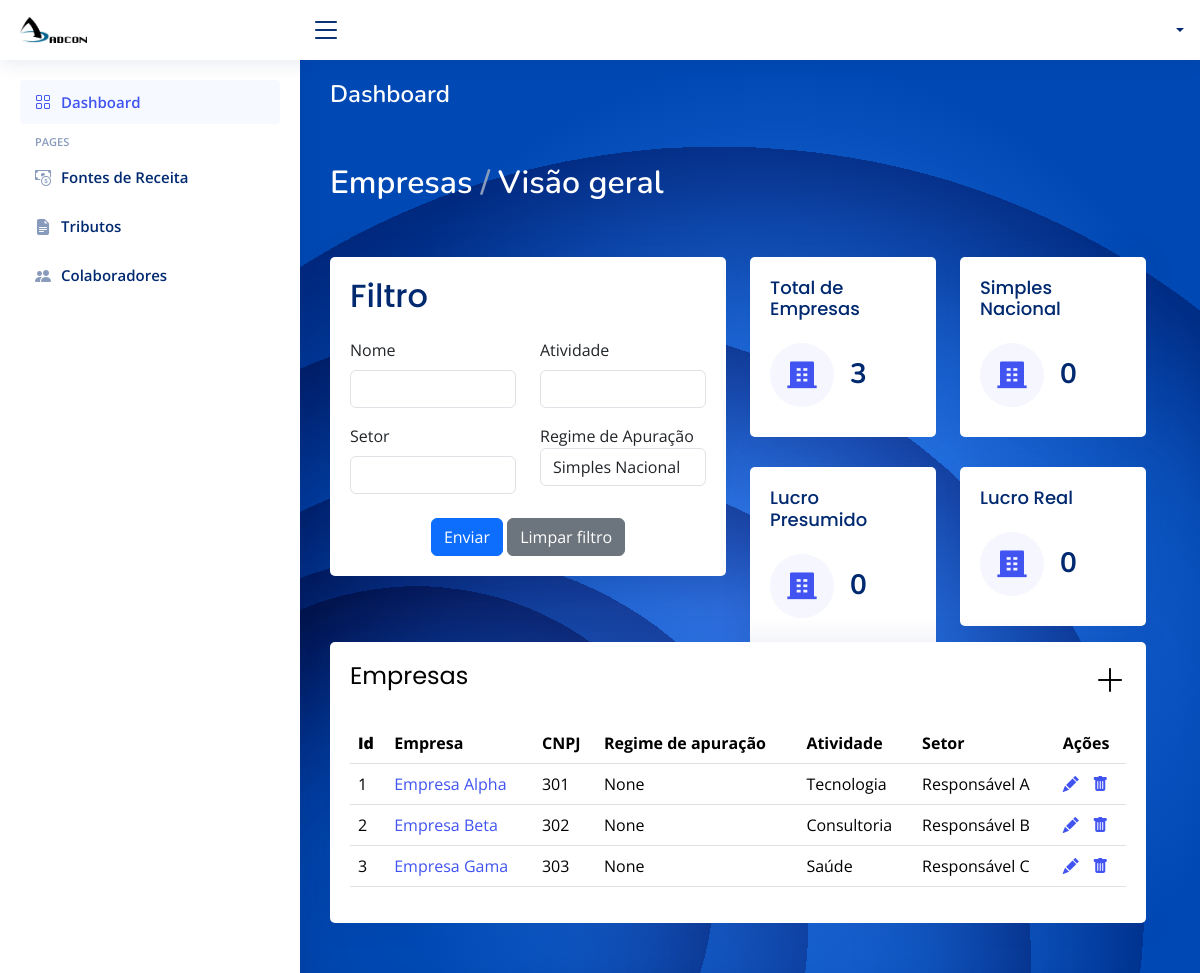
The page /index on the database as committed earlier.
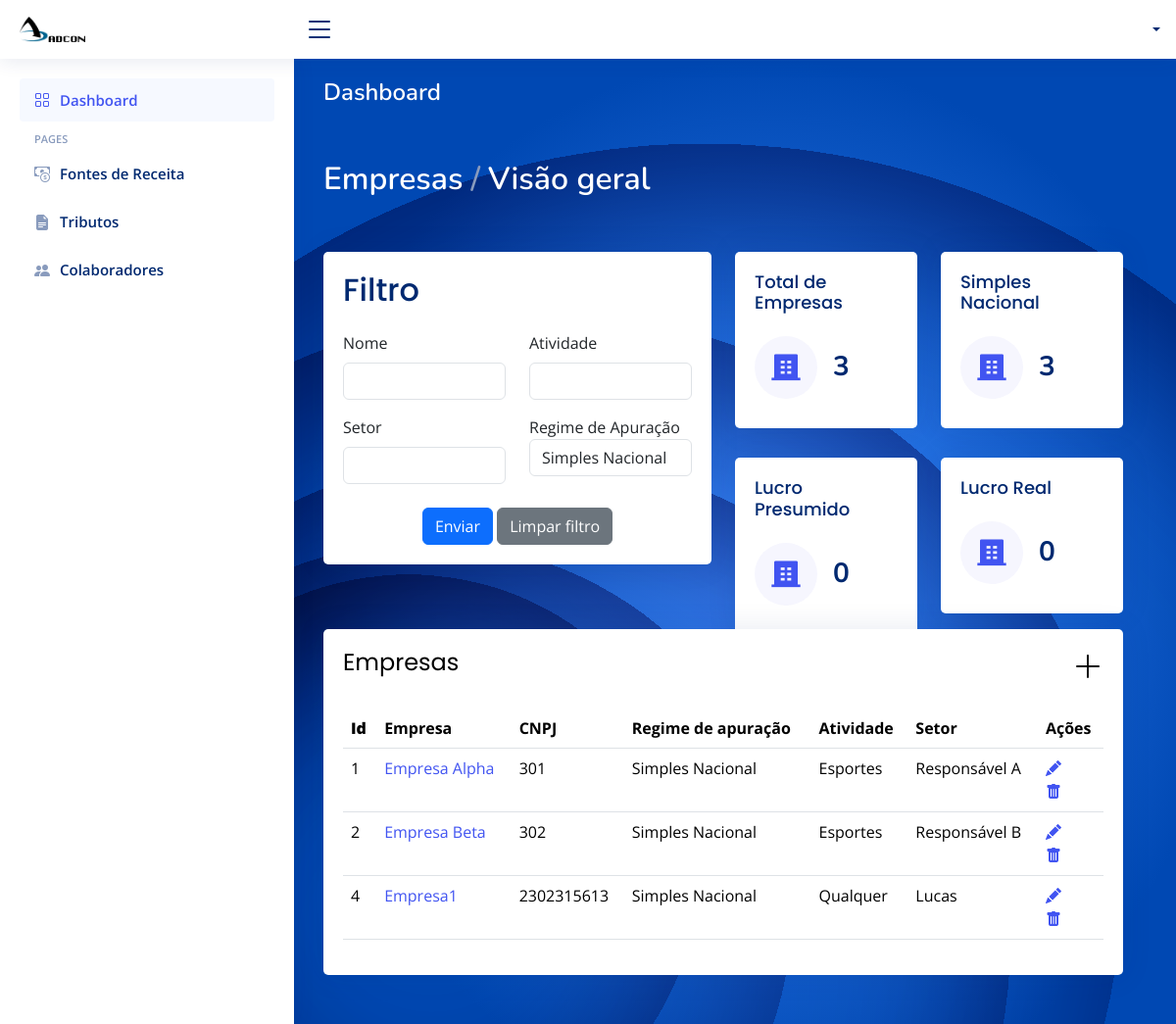
The same page on the database as committed later.
### app/models.py (models this page shows)
class Empresa(models.Model):
    id_empresa = models.AutoField(primary_key=True)
    nome = models.CharField(max_length=100, null=True, blank=True)
    responsaveis = models.CharField(max_length=100, null=True, blank=True)
    atividade = models.CharField(max_length=100, null=True, blank=True)
    cnpj_federal = models.ForeignKey(Federal, on_delete=models.CASCADE)
    ie_estadual = models.ForeignKey(Estadual, on_delete=models.CASCADE)
    ccm_municipal = models.ForeignKey(Municipal, on_delete=models.CASCADE)
    regime_apuracao = models.CharField(max_length=100, null=True, blank=True)

### app/views.py (the view)
# urls.py: path("", index, name='index'),
def index(request):
    nome = request.GET.get('nome')
    atividade = request.GET.get('atividade')
    responsavel = request.GET.get('responsavel')
    regime_apuracao = request.GET.get('regime_apuracao')
    empresas_lucro_real = Empresa.objects.filter(regime_apuracao='Lucro Real').count()
    empresas_simples_nacional = Empresa.objects.filter(regime_apuracao='Simples Nacional').count()
    empresas_lucro_presumido = Empresa.objects.filter(regime_apuracao='Lucro Presumido').count()
    empresas = Empresa.objects.all()
    if nome:
        empresas = empresas.filter(nome__icontains=nome)
    if atividade:
        empresas = empresas.filter(atividade__icontains=atividade)
    if responsavel:
        empresas = empresas.filter(responsavel__icontains=responsavel)
    if regime_apuracao:
        empresas = empresas.filter(regime_apuracao=regime_apuracao)
    return render(request, 'frontend/index.html', {
        'empresas': empresas,
        'empresas_lucro_real': empresas_lucro_real,
        'empresas_simples_nacional': empresas_simples_nacional,
        'empresas_lucro_presumido': empresas_lucro_presumido
    })

### app/templates/frontend/index.html (shortened to what this page needs)
<!DOCTYPE html>
<html lang="en">
{% load static %}
<head>
  <link href="{% static "vendor/bootstrap/css/bootstrap.min.css" %}" rel="stylesheet">
  <link href="{% static "vendor/bootstrap-icons/bootstrap-icons.css" %}" rel="stylesheet">
  <link href="{% static "vendor/boxicons/css/boxicons.min.css" %}" rel="stylesheet">
  <link href="{% static "vendor/quill/quill.snow.css" %}" rel="stylesheet">
  <link href="{% static "vendor/quill/quill.bubble.css" %}" rel="stylesheet">
  <link href="{% static "vendor/remixicon/remixicon.css" %}" rel="stylesheet">
  <link href="{% static "vendor/simple-datatables/style.css" %}" rel="stylesheet">
  <link href="{% static "css/style.css" %}" rel="stylesheet">
</head>
<body>
  <header id="header" class="header fixed-top d-flex align-items-center">
    <div class="d-flex align-items-center justify-content-between">
      <a href="{% url 'index' %}" class="logo d-flex align-items-center">
        <img src="{% static "img/logo.png" %}" alt="" >
      </a>
      <i class="bi bi-list toggle-sidebar-btn"></i>
    </div>
    <nav class="header-nav ms-auto">
      <ul class="d-flex align-items-center">
        <li class="nav-item dropdown pe-3">
          <a class="nav-link nav-profile d-flex align-items-center pe-0" href="#" data-bs-toggle="dropdown">
            <span class="d-none d-md-block dropdown-toggle ps-2">{{user.username}}</span>
          </a>
        </li>
      </ul>
    </nav>
  </header>
  <aside id="sidebar" class="sidebar">
    <ul class="sidebar-nav" id="sidebar-nav">
      <li class="nav-item">
        <a class="nav-link " href="{% url 'index' %}">
          <i class="bi bi-grid"></i>
          <span>Dashboard</span>
        </a>
      </li>
      <li class="nav-heading">Pages</li>
      <li class="nav-item">
        <a class="nav-link collapsed" href="{% url 'fontes_receitas' %}">
          <i class="bi bi-cash-coin"></i>
          <span>Fontes de Receita</span>
        </a>
      </li>
      <li class="nav-item">
        <a class="nav-link collapsed" href="{% url 'tributos' %}">
          <i class="bi bi-file-earmark-text-fill"></i>
          <span>Tributos</span>
        </a>
      </li>
      <li class="nav-item">
        <a class="nav-link collapsed" href={% url 'colaboradores' %}>
          <i class="bi bi-people-fill"></i>
          <span>Colaboradores</span>
        </a>
      </li>
    </ul>
  </aside>
  <main id="main" class="main" style="background-image: url('{% static "img/graphic-side.svg" %}');">
    <div class="pagetitle">
      <h1 style="color: white;">Dashboard</h1>
      <nav>
        <ol class="breadcrumb" style="margin-bottom: 50px; margin-top: 50px; font-size: xx-large;">
          <li class="breadcrumb-item" style="color: white;">Empresas</li>
          <li class="breadcrumb-item" style="color: white;" >Visão geral</li>
        </ol>
      </nav>
    </div>
    <section class="section dashboard">
      <div class="row">
        <div class="row" style="height: 385px; margin-bottom: 0%;">
          <div class="col-lg-6">
            <div class="card" style="width: 100%; padding-bottom: 0px;">
              <div class="card-body">
                <h5 class="card-title" style="font-size: xx-large;">Filtro</h5>
                <form action="{% url 'index' %}" method="GET"> {% csrf_token %}
                  <div class="row mb-3">
                    <div class="col-sm-6">
                      <label for="inputText" class="form-label">Nome</label>
                      <input type="text" class="form-control" id="inputText" name="nome">
                    </div>
                    <div class="col-sm-6">
                      <label for="inputText" class="form-label">Atividade</label>
                      <input type="text" class="form-control" id="inputText" name="atividade">
                    </div>
                  </div>
                  <div class="row mb-3">
                    <div class="col-sm-6">
                      <label for="inputPassword" class="form-label">Setor</label>
                      <input type="password" class="form-control" id="inputPassword" name="responsavel">
                    </div>
                    <div class="col-sm-6 mb-3">
                      <label for="regimeApuracao">Regime de Apuração</label>
                          <select class="form-control" id="regimeApuracao" data-value="regime_apuracao">
                            <option value="Simples Nacional">Simples Nacional</option>
                          </select>
                    </div>
                  </div>
                  <div class="text-center">
                    <button type="submit" class="btn btn-primary">Enviar</button>
                    <button type="reset" class="btn btn-secondary">Limpar filtro</button>
                  </div>
                </form>
              </div>
            </div>
          </div>
          <div class="col-lg-6">
            <div class="row mb-3" style="padding-bottom: 0%; height: 43%;">
              <div class="col-xxl-6 col-md-6">
                <div class="card info-card sales-card">
                  <div class="card-body">
                    <h5 class="card-title">Total de Empresas</h5>
                    <div class="d-flex align-items-center">
                      <div class="card-icon rounded-circle d-flex align-items-center justify-content-center">
                      </div>
                      <div class="ps-3">
                        <h6>{{ empresas.count }}</h6>
                      </div>
                    </div>
                  </div>
                </div>
              </div>
              <div class="col-xxl-6 col-md-6">
                <div class="card info-card sales-card">
                  <div class="card-body">
                    <h5 class="card-title">Simples Nacional</h5>
                    <div class="d-flex align-items-center">
                      <div class="card-icon rounded-circle d-flex align-items-center justify-content-center">
                      </div>
                      <div class="ps-3">
                        <h6>{{ empresas_simples_nacional }}</h6>
                      </div>
                    </div>
                  </div>
                </div>
              </div>
            </div>
            <div class="row mb-3">
              <div class="col-xxl-6 col-md-6">
                <div class="card info-card sales-card">
                  <div class="card-body">
                    <h5 class="card-title">Lucro Presumido</h5>
                    <div class="d-flex align-items-center">
                      <div class="card-icon rounded-circle d-flex align-items-center justify-content-center">
                      </div>
                      <div class="ps-3">
                        <h6>{{ empresas_lucro_presumido }}</h6>
                      </div>
                    </div>
                  </div>
                </div>
              </div>
              <div class="col-xxl-6 col-md-6">
                <div class="card info-card sales-card">
                  <div class="card-body">
                    <h5 class="card-title">Lucro Real</h5>
                    <div class="d-flex align-items-center">
                      <div class="card-icon rounded-circle d-flex align-items-center justify-content-center">
                      </div>
                      <div class="ps-3">
                        <h6>{{ empresas_lucro_real }}</h6>
                      </div>
                    </div>
                  </div>
                </div>
              </div>
            </div>
          </div>
        </div>
        <div class="row">
          <div class="col-lg-12">
            <div class="card">
              <div class="card-body">
                <h5 class="card-title" style="display: flex; justify-content: space-between;">
                  <span style="font-size: x-large; color: rgb(0, 0, 0);">Empresas</span>
                  <a href="{% url 'criar_empresa' %}">
                    <i style="font-size: 2rem; color: black;" class="bi bi-plus-lg"></i>
                  </a>
              </h5>
                <table class="table datatable">
                  <thead>
                    <tr>
                      <th>
                        <b>Id</b>
                      </th>
                      <th>Empresa</th>
                      <th>CNPJ</th>
                      <th>Regime de apuração</th>
                      <th>Atividade</th>
                      <th>Setor</th>
                      <th>Ações</th>
                    </tr>
                  </thead>
                  <tbody>
                  {% for empresa in empresas %}
                    <tr>
                      <td>{{ empresa.id_empresa }}</td>
                      <td><a href="{% url 'exibirempresas' empresa_id=empresa.id_empresa %}">{{ empresa.nome }}</a></td>
                      <td>{{ empresa.cnpj_federal_id }}</td>
                      <td>{{ empresa.regime_apuracao }}</td>
                      <td>{{ empresa.atividade }}</td>
                      <td>{{ empresa.responsaveis }}</td>
                      <td>
                        <a href="{% url 'editar_empresa' empresa_id=empresa.id_empresa %}"><i class="bi bi-pencil-fill" style="margin-right: 17%; margin-left: 0%;"></i></a>
                        <a href="{% url 'deletar_empresa' empresa_id=empresa.id_empresa %}"><i class="bi bi-trash-fill" style="margin-right: 17%;"></i></a>
                      </td>
                    </tr>
                  {% endfor %}
                  </tbody>
                </table>
              </div>
            </div>
          </div>
        </div>
          </div>
    </section>
  </main>
</body>
</html>

### app/static/css/style.css (style rules this page uses)
:root { scroll-behavior: smooth; }
body { font-family: "Open Sans", sans-serif; background: #f6f9ff; color: #444444; }
a { color: #4154f1; text-decoration: none; }
h1, h2, h3, h4, h5, h6 { font-family: "Nunito", sans-serif; }
#main { margin-top: 60px; padding: 20px 30px; transition: all 0.3s; }
.pagetitle { margin-bottom: 10px; }
.pagetitle h1 { font-size: 24px; margin-bottom: 0; font-weight: 600; color: #012970; }
.card { margin-bottom: 30px; border: none; border-radius: 5px; box-shadow: 0px 0 30px rgba(1, 41, 112, 0.1); }
.card-title { padding: 20px 0 15px 0; font-size: 18px; font-weight: 500; color: #012970; font-family: "Poppins", sans-serif; }
.card-title span { color: #899bbd; font-size: 14px; font-weight: 400; }
.card-body { padding: 0 20px 20px 20px; }
.breadcrumb { font-size: 14px; font-family: "Nunito", sans-serif; color: #899bbd; font-weight: 600; }
.breadcrumb .breadcrumb-item::before { color: #899bbd; }
.logo { line-height: 1; }
@media (min-width: 1200px) { .logo { width: 280px; } }
.logo img { max-height: 26px; margin-right: 6px; }
.header { transition: all 0.5s; z-index: 997; height: 60px; box-shadow: 0px 2px 20px rgba(1, 41, 112, 0.1); background-color: #fff; padding-left: 20px; }
.header .toggle-sidebar-btn { font-size: 32px; padding-left: 10px; cursor: pointer; color: #012970; }
.header-nav ul { list-style: none; }
.header-nav>ul { margin: 0; padding: 0; }
.header-nav .nav-profile { color: #012970; }
.header-nav .nav-profile span { font-size: 14px; font-weight: 600; }
.sidebar { position: fixed; top: 60px; left: 0; bottom: 0; width: 300px; z-index: 996; transition: all 0.3s; padding: 20px; overflow-y: auto; scrollbar-width: thin; scrollbar-color: #aab7cf transparent; box-shadow: 0px 0px 20px rgba(1, 41, 112, 0.1); background-color: #fff; }
@media (min-width: 1200px) { #main, #footer { margin-left: 300px; } }
.sidebar-nav { padding: 0; margin: 0; list-style: none; }
.sidebar-nav li { padding: 0; margin: 0; list-style: none; }
.sidebar-nav .nav-item { margin-bottom: 5px; }
.sidebar-nav .nav-heading { font-size: 11px; text-transform: uppercase; color: #899bbd; font-weight: 600; margin: 10px 0 5px 15px; }
.sidebar-nav .nav-link { display: flex; align-items: center; font-size: 15px; font-weight: 600; color: #4154f1; transition: 0.3; background: #f6f9ff; padding: 10px 15px; border-radius: 4px; }
.sidebar-nav .nav-link i { font-size: 16px; margin-right: 10px; color: #4154f1; }
.sidebar-nav .nav-link.collapsed { color: #012970; background: #fff; }
.sidebar-nav .nav-link.collapsed i { color: #899bbd; }
.dashboard .info-card { padding-bottom: 10px; }
.dashboard .info-card h6 { font-size: 28px; color: #012970; font-weight: 700; margin: 0; padding: 0; }
.dashboard .card-icon { font-size: 32px; line-height: 0; width: 64px; height: 64px; flex-shrink: 0; flex-grow: 0; }
.dashboard .sales-card .card-icon { color: #4154f1; background: #f6f6fe; }

Rows that differ between the two databases and show on the page:
removed Empresa: id_empresa "3", nome "Empresa Gama", cnpj_federal_id "303", regime_apuracao "None", atividade "Saúde", responsaveis "Responsável C"
changed Empresa "Empresa Alpha": regime_apuracao "None" → "Simples Nacional"; atividade "Tecnologia" → "Esportes"
changed Empresa "Empresa Beta": regime_apuracao "None" → "Simples Nacional"; atividade "Consultoria" → "Esportes"
added Empresa: id_empresa "4", nome "Empresa1", cnpj_federal_id "2302315613", regime_apuracao "Simples Nacional", atividade "Qualquer", responsaveis "Lucas"
Other text that changed with them:
{{ empresas_simples_nacional }}: "0" → "3"
